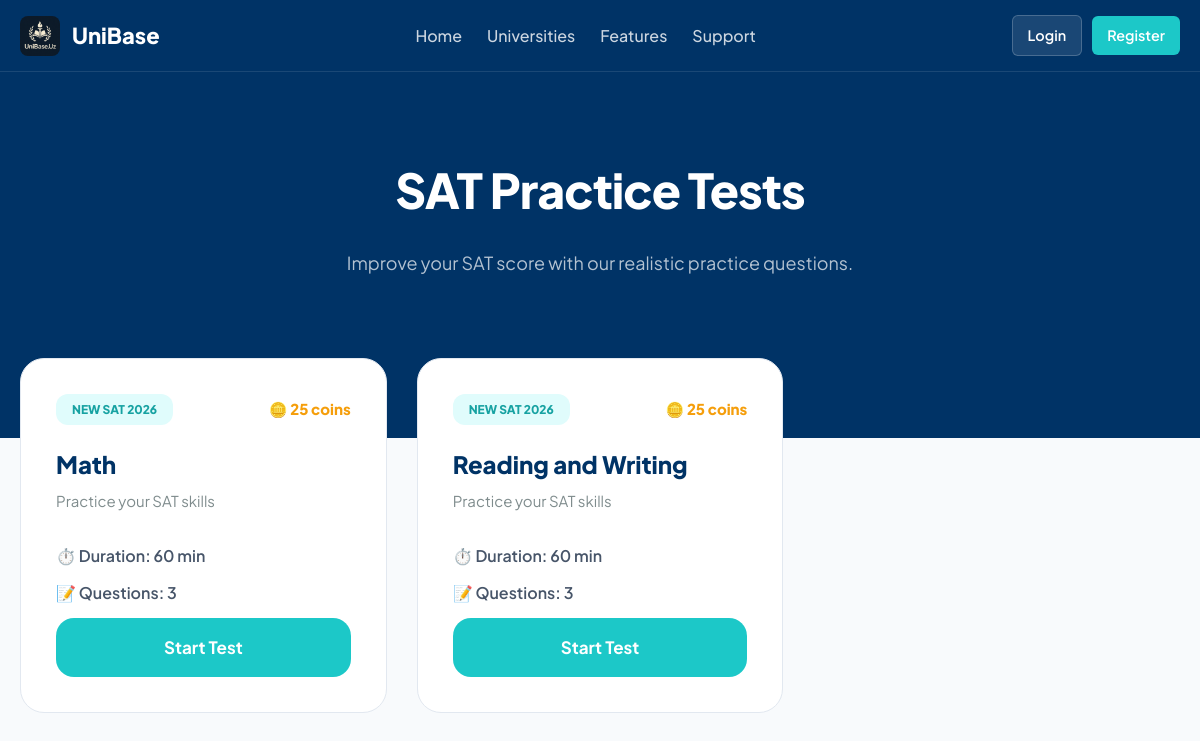
Screenshot of /sat/ with the database file from the repository.
### app/models.py (models this page shows, shortened)
class PaidTestMixin(models.Model):
    is_paid = models.BooleanField(default=False)
    price = models.PositiveIntegerField(default=25)
    class Meta:
        abstract = True

class Sat(PaidTestMixin):
    title       = models.CharField(max_length=200)
    description = models.TextField(default="Practice your SAT skills.")
    duration    = models.IntegerField(default=60)
    category    = models.CharField(max_length=20, choices=[('SAT','SAT')], default='SAT')

### app/views.py (the view)
# urls.py: path('sat/', test_list_sat, name='sat'),
def test_list_sat(request):
    return render(request, "sat.html", {"tests": Sat.objects.all()})

### app/templates/sat.html (shortened to what this page needs)
<!DOCTYPE html>
<html lang="en">
{% load static %}
{% load i18n %}
<head>
</head>
<body>
<header>
    <div class="container">
        <div class="header-container">
            <a href="{% url 'home' %}" class="logo">
                <img src="/media/media/logo.jpg" alt="UniBase Logo" class="logo-img">
                <span class="logo-text">UniBase</span>
            </a>
            <nav class="nav-menu" aria-label="Main navigation">
                <ul class="nav-links">
                    <li><a href="{% url 'home' %}#tests">{% trans "Home" %}</a></li>
                    <li><a href="{% url 'univers' %}">{% trans "Universities" %}</a></li>
                    <li><a href="{% url 'home' %}#features">{% trans "Features" %}</a></li>
                    <li><a href="https://t.me/unibase_support_bot">{% trans "Support" %}</a></li>
                </ul>
            </nav>
            <div class="auth-links-desktop">
                {% if user.is_authenticated %}
                    <a href="{% url 'profile' %}" class="btn btn-secondary btn-sm">{% trans "Dashboard" %}</a>
                    <a href="{% url 'logout' %}" class="btn btn-danger btn-sm">{% trans "Logout" %}</a>
                {% else %}
                    <a href="{% url 'login' %}" class="btn btn-secondary btn-sm">{% trans "Login" %}</a>
                    <a href="{% url 'sign' %}" class="btn btn-primary btn-sm">{% trans "Register" %}</a>
                {% endif %}
            </div>
        </div>
    </div>
</header>
<section class="hero">
    <div class="container">
        <h1 class="hero-title">{% trans "SAT Practice Tests" %}</h1>
        <p class="hero-subtitle">{% trans "Improve your SAT score with our realistic practice questions." %}</p>
    </div>
</section>
<div class="main-content">
    <div class="container">
        <div class="tests-grid">
            {% for test in tests %}
            <div class="sat-card">
                <div class="card-header-top">
                    <span class="badge-mint">{% trans "NEW SAT 2026" %}</span>
                    <span class="coin-price">🪙 {{ test.price|default:"25 " }}{% blocktrans %}coins{% endblocktrans %}</span>
                </div>
                <h3 class="card-title-text">{{ test.title|default:"SAT Practice Test" }}</h3>
                <span class="card-subtitle-text">{% trans "Practice your SAT skills" %}</span>
                <div class="card-info-row">
                    <div class="info-detail">⏱️ {% trans "Duration" %}: {{ test.duration|default:"60" }} min</div>
                    <div class="info-detail">📝 {% trans "Questions" %}: {{ test.questions.count }}</div>
                </div>
                <a href="{% url 'sat_test' test.id %}" class="btn-mint">{% trans "Start Test" %}</a>
            </div>
            {% empty %}
            <div style="grid-column: 1/-1; text-align: center; padding: 50px;">
                <img src="https://cdn-icons-png.flaticon.com/512/7486/7486744.png" width="60" style="opacity: 0.3;">
                <p style="color: var(--text-muted); margin-top: 15px;">{% trans "Hozircha testlar mavjud emas." %}</p>
            </div>
            {% endfor %}
        </div>
    </div>
</div>
</body>
</html>

### app/templates/sat.html (style rules this page uses)
:root { --color-primary: #274766; --color-teal: #14b8a6; --color-teal-dark: #0d9488; --font-main: 'Plus Jakarta Sans', sans-serif; --primary-mint: #1cc8c8; --primary-dark: #003366; --bg-light: #f8fafc; --white: #ffffff; --text-muted: #7f8c8d; --transition: all 0.3s cubic-bezier(0.4, 0, 0.2, 1); }
* { box-sizing: border-box; }
body { font-family: var(--font-main); background-color: var(--bg-light); margin: 0; padding: 0; color: var(--primary-dark); line-height: 1.6; }
.container { max-width: 1200px; margin: 0 auto; padding: 0 20px; }
header { background: var(--primary-dark); padding: 15px 0; border-bottom: 1px solid rgba(255,255,255,0.1); position: sticky; top: 0; z-index: 2000; }
.header-container { display: flex; justify-content: space-between; align-items: center; }
.logo { display: flex; align-items: center; text-decoration: none; gap: 12px; z-index: 2101; position: relative; }
.logo-img { width: 40px; height: 40px; border-radius: 8px; }
.logo-text { font-size: 22px; font-weight: 800; color: var(--white); }
.nav-links { display: flex; align-items: center; gap: 25px; list-style: none; margin: 0; padding: 0; }
.nav-links a { text-decoration: none; color: rgba(255,255,255,0.8); font-weight: 500; transition: var(--transition); }
.auth-links-desktop { display: flex; gap: 10px; align-items: center; }
.btn { padding: 8px 18px; border-radius: 10px; font-weight: 600; text-decoration: none; font-size: 14px; transition: var(--transition); display: inline-block; }
.btn-secondary { background: rgba(255,255,255,0.1); color: var(--white); border: 1px solid rgba(255,255,255,0.2); }
.btn-primary { background: var(--primary-mint); color: var(--white); }
.btn-sm { padding: 8px 15px; border-radius: 6px; font-size: 0.9rem; }
@media (min-width: 992px) { .nav-menu { display: flex; align-items: center; gap: 25px; position: static; height: auto; width: auto; background: transparent; padding: 0; box-shadow: none; flex-direction: row; } }
.hero { background: var(--primary-dark); padding: 80px 0 160px; text-align: center; color: var(--white); }
.hero-title { font-size: 48px; font-weight: 800; margin: 0 0 20px; letter-spacing: -1px; }
.hero-subtitle { font-size: 18px; color: rgba(255,255,255,0.7); max-width: 700px; margin: 0 auto; }
.main-content { margin-top: -80px; padding-bottom: 80px; }
.tests-grid { display: grid; grid-template-columns: repeat(auto-fill, minmax(340px, 1fr)); gap: 30px; }
.sat-card { background: var(--white); border-radius: 24px; padding: 35px; border: 1px solid #e2e8f0; position: relative; transition: var(--transition); display: flex; flex-direction: column; }
.card-header-top { display: flex; justify-content: space-between; align-items: center; margin-bottom: 25px; }
.badge-mint { background: #e0fcfc; color: #17a2a2; padding: 6px 16px; border-radius: 12px; font-size: 12px; font-weight: 800; }
.coin-price { font-weight: 800; color: #f59e0b; font-size: 15px; }
.card-title-text { font-size: 24px; font-weight: 800; margin: 0 0 10px; line-height: 1.2; }
.card-subtitle-text { color: var(--text-muted); font-size: 15px; margin-bottom: 30px; display: block; }
.info-detail { display: flex; align-items: center; gap: 12px; margin-bottom: 12px; font-weight: 600; color: #475569; }
.btn-mint { margin-top: auto; background: var(--primary-mint); color: var(--white); text-align: center; padding: 16px; border-radius: 18px; text-decoration: none; font-weight: 700; font-size: 17px; transition: var(--transition); display: block; }

### rows the page displays
Sat: price "25", title "Math", duration "60", questions.count "3"
Sat: price "25", title "Reading and Writing", duration "60", questions.count "3"
